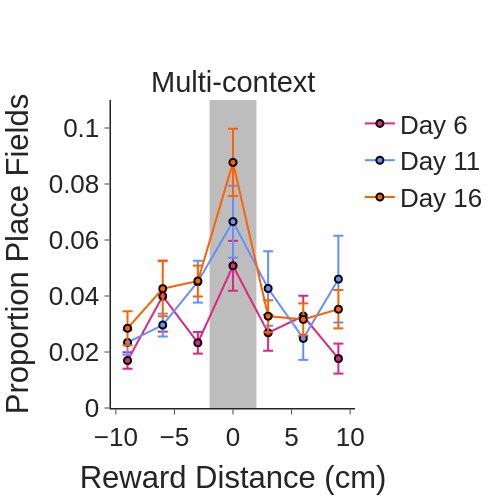

This figure's notebook cell:
### Code cell
## Plot the first day in each new context for Multi-context mice
avg = rel_df.groupby(['group', 'day', 'relative_bin'], as_index=False).agg({'proportion': ['mean', 'sem']})

fig = pf.custom_graph_template(x_title='Reward Distance (cm)', y_title='Proportion Place Fields', titles=['Multi-context'])
for day in [6, 11, 16]:
    if day == 6:
        c = 'B'
    elif day == 11:
        c = 'C'
    elif day == 16:
        c = 'D'
    d_data = avg[(avg['day'] == day) & (avg['group'] == 'Multi-context')]
    fig.add_trace(go.Scattergl(x=d_data['relative_bin'] * conversion, y=d_data['proportion']['mean'], mode='lines+markers',
                            name=f'Day {day}', marker_color=context_colors[c], marker_line_width=2, marker_size=7,
                            marker_line_color='black', error_y=dict(type='data', array=d_data['proportion']['sem'])))
fig.add_vrect(x0=-2, x1=2, fillcolor=chance_color, opacity=0.5, layer="below", line_width=0)
fig.update_yaxes(range=[0, 0.08], dtick=0.02)
if cell_type == 'place_cells':
    fig.update_yaxes(range=[0, 0.11], dtick=0.02)
fig.show()
fig.write_image(pjoin(fig_path, f'{cell_type}_context_switches_mc.png'), width=500, height=500)

### Figure 1 — Plotly figure (JSON) as saved in the notebook; plotly's stock layout.template omitted (floating-point values rounded to 4 significant figures)
{"data": [{"error_y": {"array": [0.002948, 0.01267, 0.003873, 0.008895, 0.006387, 0.00723, 0.005356], "type": "data"}, "marker": {"color": "#dc267f", "line": {"color": "black", "width": 2}, "size": 7}, "mode": "lines+markers", "name": "Day 6", "type": "scattergl", "x": [-9.0, -6.0, -3.0, 0.0, 3.0, 6.0, 9.0], "y": [0.01696, 0.03995, 0.0233, 0.0508, 0.02686, 0.03286, 0.01765]}, {"error_y": {"array": [0.004373, 0.004066, 0.007473, 0.01283, 0.01331, 0.007685, 0.01548], "type": "data"}, "marker": {"color": "#648fff", "line": {"color": "black", "width": 2}, "size": 7}, "mode": "lines+markers", "name": "Day 11", "type": "scattergl", "x": [-9.0, -6.0, -3.0, 0.0, 3.0, 6.0, 9.0], "y": [0.0234, 0.02963, 0.0451, 0.06656, 0.0427, 0.02487, 0.04604]}, {"error_y": {"array": [0.006088, 0.009833, 0.005532, 0.012, 0.005708, 0.005719, 0.006864], "type": "data"}, "marker": {"color": "#fe6100", "line": {"color": "black", "width": 2}, "size": 7}, "mode": "lines+markers", "name": "Day 16", "type": "scattergl", "x": [-9.0, -6.0, -3.0, 0.0, 3.0, 6.0, 9.0], "y": [0.02847, 0.04263, 0.04534, 0.08773, 0.03279, 0.03164, 0.03529]}], "layout": {"annotations": [{"font": {"size": 29}, "showarrow": false, "text": "Multi-context", "x": 0.5, "xanchor": "center", "xref": "paper", "y": 1, "yanchor": "bottom", "yref": "paper"}], "font": {"family": "Arial", "size": 26}, "height": 500, "shapes": [{"fillcolor": "#7d7d7d", "layer": "below", "line": {"width": 0}, "opacity": 0.5, "type": "rect", "x0": -2, "x1": 2, "xref": "x", "y0": 0, "y1": 1, "yref": "y domain"}], "title": {"x": 0.5, "xanchor": "center", "y": 0.9, "yanchor": "top"}, "width": 500, "xaxis": {"anchor": "y", "domain": [0, 1], "linewidth": 1.5, "title": {"text": "Reward Distance (cm)"}}, "yaxis": {"anchor": "x", "domain": [0, 1], "dtick": 0.02, "linewidth": 1.5, "range": [0, 0.11], "title": {"text": "Proportion Place Fields"}}}}
